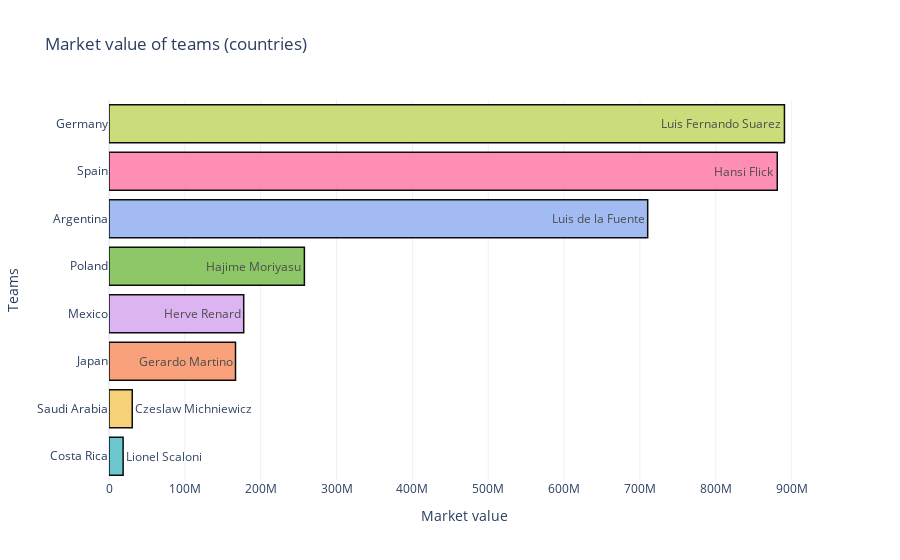

The notebook cell saved with this chart:
### Code cell
fig = px.bar(teams_grpd_value, x="Market_value", y="Team_Name", barmode="group", template='plotly_white', title="Market value of teams (countries)",
      text = teams.Coach)
fig.update_xaxes(title_text="Market value")
fig.update_yaxes(title_text="Teams")
fig.update_traces(marker_color=['rgb(102, 197, 204)', 'rgb(246, 207, 113)', 'rgb(248, 156, 116)', 'rgb(220, 176, 242)', 'rgb(135, 197, 95)', 'rgb(158, 185, 243)', 'rgb(254, 136, 177)', 'rgb(201, 219, 116)'], marker_line_color='rgb(0,0,0)',
                  marker_line_width=1.5, opacity=0.95)
fig.show()

### Figure 1 — Plotly figure (JSON) as saved in the notebook; plotly's stock layout.template omitted (floating-point values rounded to 4 significant figures)
{"data": [{"alignmentgroup": "True", "hovertemplate": "Market_value=%{x}<br>Team_Name=%{y}<br>text=%{text}<extra></extra>", "legendgroup": "", "marker": {"color": ["rgb(102, 197, 204)", "rgb(246, 207, 113)", "rgb(248, 156, 116)", "rgb(220, 176, 242)", "rgb(135, 197, 95)", "rgb(158, 185, 243)", "rgb(254, 136, 177)", "rgb(201, 219, 116)"], "pattern": {"shape": ""}, "line": {"color": "rgb(0,0,0)", "width": 1.5}}, "name": "", "offsetgroup": "", "orientation": "h", "showlegend": false, "text": ["Lionel Scaloni", "Czeslaw Michniewicz", "Gerardo Martino", "Herve Renard", "Hajime Moriyasu", "Luis de la Fuente", "Hansi Flick", "Luis Fernando Suarez"], "textposition": "auto", "x": [18600000, 30650000, 166800000, 177600000, 257600000, 710200000, 881000000, 890500000], "xaxis": "x", "y": ["Costa Rica", "Saudi Arabia", "Japan", "Mexico", "Poland", "Argentina", "Spain", "Germany"], "yaxis": "y", "type": "bar", "opacity": 0.95}], "layout": {"xaxis": {"anchor": "y", "domain": [0.0, 1.0], "title": {"text": "Market value"}}, "yaxis": {"anchor": "x", "domain": [0.0, 1.0], "title": {"text": "Teams"}}, "legend": {"tracegroupgap": 0}, "title": {"text": "Market value of teams (countries)"}, "barmode": "group"}}
